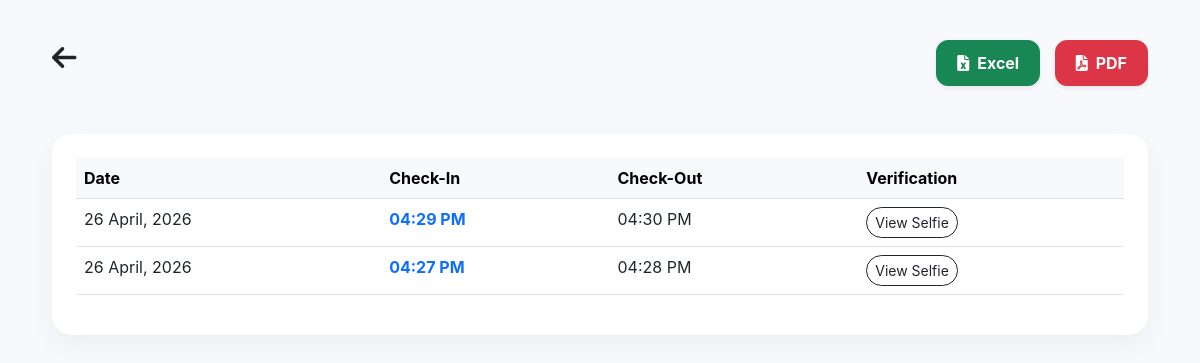
The app's page /my-attendance (signed in), older data.
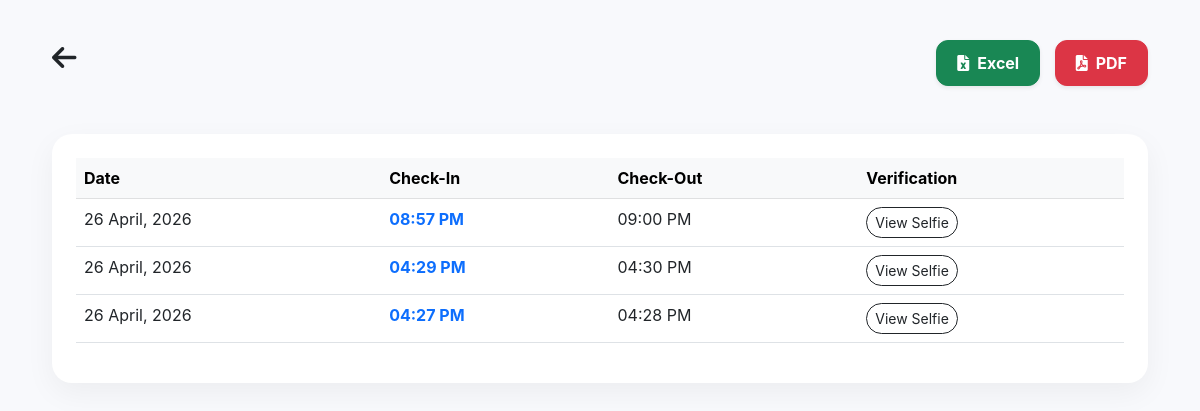
The same page, newer data.
### app.py (models this page shows)
class Attendance(db.Model):
    id = db.Column(db.Integer, primary_key=True)
    user_id = db.Column(db.Integer, db.ForeignKey('user.id'))
    emp_full_name = db.Column(db.String(160))
    check_in = db.Column(db.DateTime, default=datetime.now)
    check_out = db.Column(db.DateTime, nullable=True)
    location_in = db.Column(db.String(255))
    location_out = db.Column(db.String(255))
    selfie = db.Column(db.String(255))
    total_seconds = db.Column(db.Integer, default=0)

### app.py (the view)
@app.route('/my-attendance')
@app.route('/daily-login-hrs')
@login_required
def reports():
    logs = Attendance.query.filter_by(
        user_id=current_user.id
    ).order_by(Attendance.id.desc()).all()
    return render_template('attendance_view.html', logs=logs)

### app.py (called while the page is built)
@login_manager.user_loader
def load_user(user_id):
    return User.query.get(int(user_id))

### templates/attendance_view.html (shortened to what this page needs)
<!DOCTYPE html>
<html>
<head>
    <link href="https://cdn.jsdelivr.net/npm/bootstrap@5.3.0/dist/css/bootstrap.min.css" rel="stylesheet">
    <link rel="stylesheet" href="https://cdnjs.cloudflare.com/ajax/libs/font-awesome/6.0.0/css/all.min.css">
</head>
<body>
    <div class="container">
        <div class="d-flex justify-content-between align-items-center mb-5">
            <h3 class="fw-bold"><a href="/dashboard" class="text-dark text-decoration-none me-3"><i class="fa fa-arrow-left"></i></a> {{ title }}</h3>
            <div>
                <a href="/download/excel" class="btn btn-success btn-export shadow-sm"><i class="fa fa-file-excel me-2"></i>Excel</a>
                <a href="/download/pdf" class="btn btn-danger btn-export shadow-sm"><i class="fa fa-file-pdf me-2"></i>PDF</a>
            </div>
        </div>
        <div class="card p-4 overflow-hidden">
            <table class="table table-hover">
                <thead class="table-light">
                    <tr><th>Date</th><th>Check-In</th><th>Check-Out</th><th>Verification</th></tr>
                </thead>
                <tbody>
                    {% for log in logs %}
                    <tr>
                        <td>{{ log.check_in.strftime('%d %B, %Y') }}</td>
                        <td class="fw-bold text-primary">{{ log.check_in.strftime('%I:%M %p') }}</td>
                        <td>{{ log.check_out.strftime('%I:%M %p') if log.check_out else '--:--' }}</td>
                        <td><a href="/static/uploads/{{ log.selfie }}" target="_blank" class="btn btn-sm btn-outline-dark rounded-pill">View Selfie</a></td>
                    </tr>
                    {% endfor %}
                </tbody>
            </table>
        </div>
    </div>
</body>
</html>

Row changes from the older to the newer data that the page shows:
added Attendance: check_in "26 April, 2026", check_in "08:57 PM", check_out "09:00 PM"
